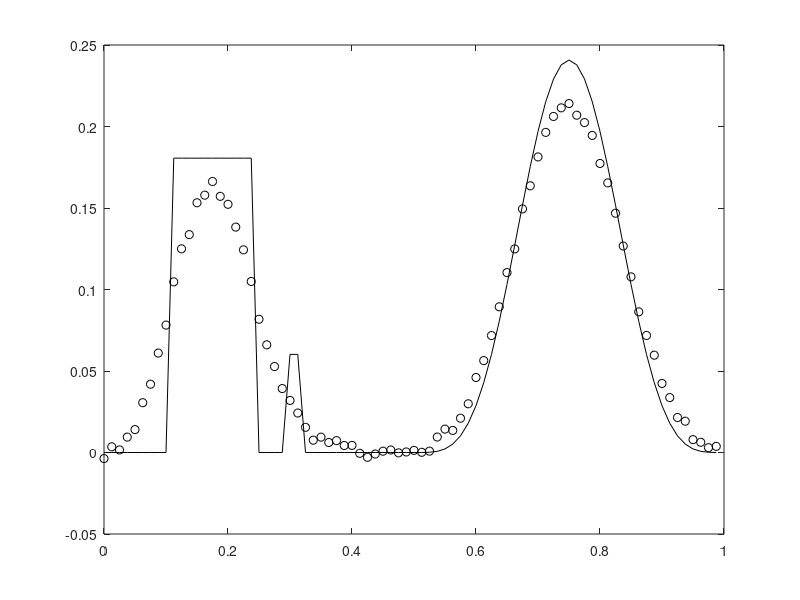

Here is the MATLAB script that generated this plot:
%  
%  1d image deblurring inverse problem with Dirichlet boundary conditions.
%
clear all, close all
n = 80; %%%input(' No. of grid points = ');
h = 1/n;
t = [0:h:1-h]';
sig = .05; %%%input(' Kernel width sigma = ');
kernel = (-100*t+10).*(t<=1/10);
A = toeplitz(kernel)*h;

% Set up true solution x_true and data b = A*x_true + error.
x_true = .75*(.1<t&t<.25) + .25*(.3<t&t<.32) + (.5<t&t<1).*sin(2*pi*t).^4;
x_true = x_true/norm(x_true);
Ax = A*x_true;
err_lev = 2; %%%input(' Percent error in data = ');
sigma = err_lev/100 * norm(Ax) / sqrt(n);
eta =  sigma * randn(n,1);
b = Ax + eta;
figure(1), 
  plot(t,x_true,'k',t,b,'ko')
  %legend('true image','blurred, noisy data','Location','NorthWest')
